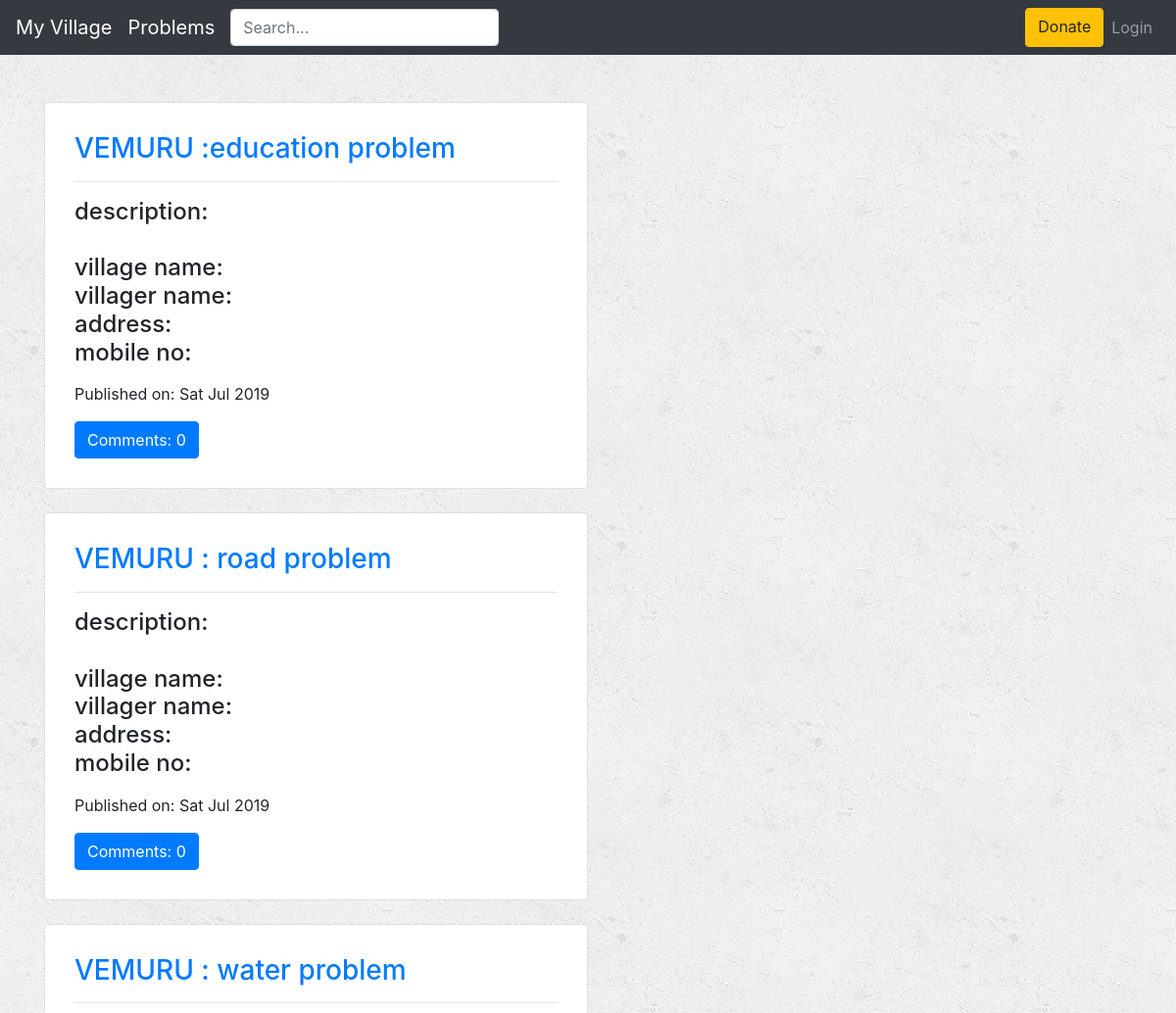
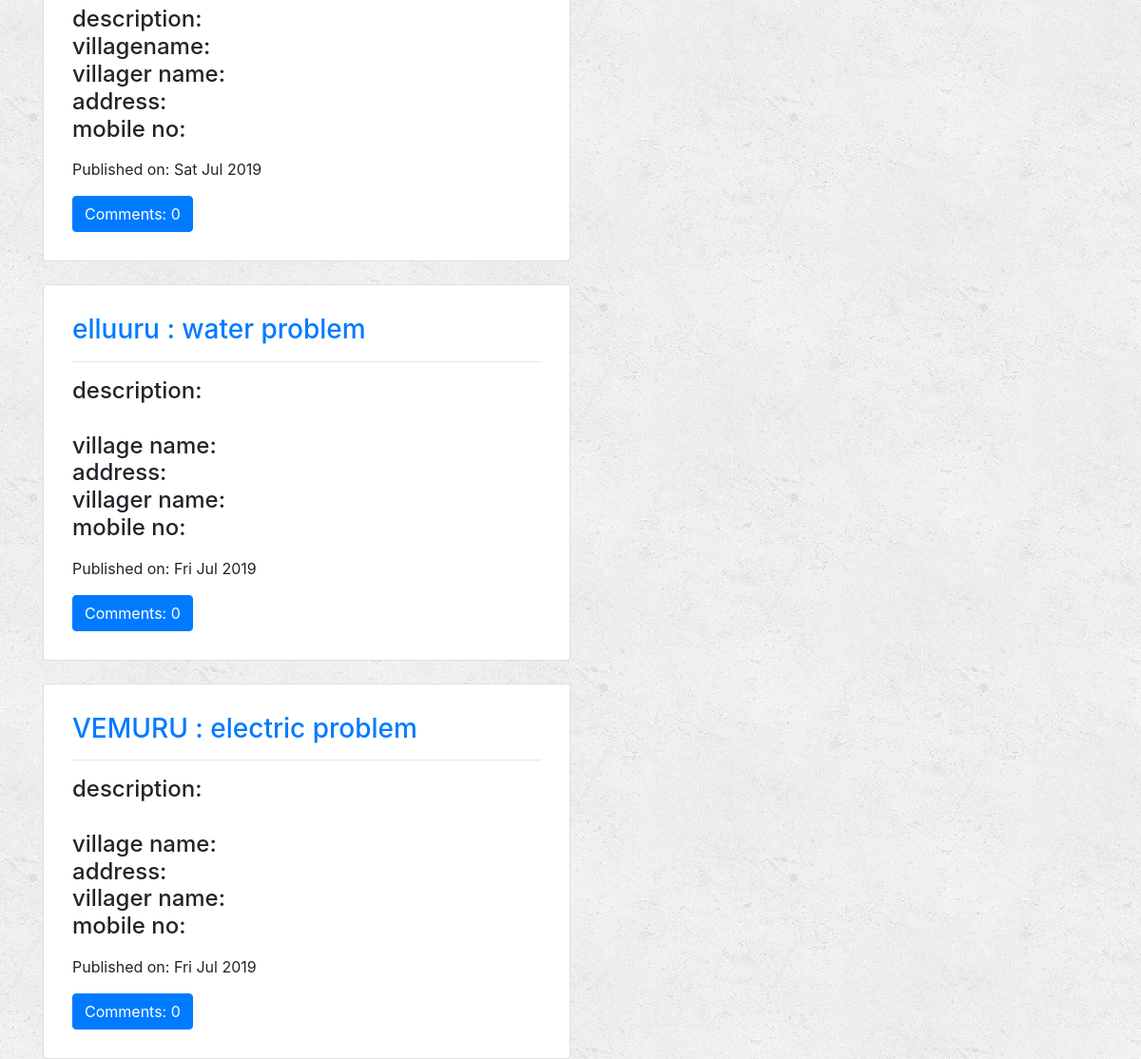
The app's page /social/ with its own data (2 pictures, top to bottom).
### blog/models.py (models this page shows, shortened)
class Post(models.Model):
    author = models.ForeignKey('auth.User')
    title = models.CharField(max_length=200)
    text = models.TextField()
    created_date = models.DateTimeField(default=timezone.now)
    published_date = models.DateTimeField(blank=True, null=True)
    def approve_comments(self):
        return self.comments.filter(approved_comment=True)

### blog/views.py (the view)
class PostListView(ListView):
    model = Post
    def get_queryset(self):
        return Post.objects.filter(published_date__lte=timezone.now()).order_by('-published_date')

### blog/templates/blog/post_list.html
{% extends 'base.html' %}
{% block content %}
<div class="centerstage">
{% for post in post_list %}
	<br>
	<div class="card w-50">
	  <div class="card-block" style="margin:30px ">
	    <h3 class="card-title"><a href="{% url 'post_detail' pk=post.pk %}">{{ post.title }}</a></h3>
	    <hr>
	    <p class="card-text"><h4>{{ post.text|safe|linebreaksbr }}</h4></p>
	    <div class="date">
                <p>Published on: {{ post.published_date|date:"D M Y"}}</p>
            </div>
	    <a href="{% url 'post_detail' pk=post.pk %}" class="btn btn-primary">Comments: {{ post.approve_comments.count }}</a>
	  </div>
	</div>
{% endfor %}
</div>
{% endblock %}

### templates/base.html (shortened to what this page needs)
<html>
{% load staticfiles %}
{% load static %}
  <head>
    <link rel="stylesheet" href="https://maxcdn.bootstrapcdn.com/bootstrap/4.0.0-beta/css/bootstrap.min.css">
    <link rel="stylesheet" href="https://www.amcharts.com/lib/3/plugins/export/export.css" type="text/css" media="all" />
    <link rel="stylesheet" href="https://www.amcharts.com/lib/3/plugins/export/export.css" type="text/css" media="all" />
<link rel="stylesheet" href="https://www.amcharts.com/lib/3/plugins/export/export.css" type="text/css" media="all" />
    <link rel="stylesheet" href="{% static 'css/glyphicons.css'%}">
  </head>
  <body style="background-image: url('{% static "/images/background.png" %}')";>
    <div class="setbgcolor">
    <nav class="navbar navbar-expand-lg navbar-inverse navbar-dark bg-dark">
    <a class="navbar-brand" href="{% url 'home' %}">My Village</a>
    <a class="navbar-brand" href="{% url 'post_list' %}">Problems</a>
            <form class="form-inline my-2 my-lg-0" action="{% url 'search_results' %}" method="get">
           <input  class="form-control mr-sm-2" name="q" type="text" placeholder="Search...">
</form>
    <div class="collapse navbar-collapse" id="navbarNavDropdown">
	<ul class="nav navbar-nav navbar-right">
<a class="btn btn-warning" href="https://paytm.com/" role="button">Donate</a>
        <div>
        <ul class="navbar-nav ml-auto navbar-right">
        {% if user.is_authenticated %}
        <li>
          <a class='nav-link' href="{% url 'post_new' %}" >New Post</a>
        </li>
        <li>
          <a class='nav-link' href="{% url 'post_draft_list' %}">Drafts</a>
        </li>
        <li>
          <a class='nav-link' href="{% url 'logout' %}" >Log out</a>
        </li>
        <li>
         <a class='nav-link'>Welcome: {{ user.username }}</a>
        </li>
         {% else %}
          <li class="navbar-item mr-auto"><a class='nav-link' href="{% url 'login' %}" >Login</a></li>
        {% endif %}
	</ul>
	</div>
      </ul>
    </div>
</nav>
<br>
    <div class="container mycontent">
          {% block content %}
          {% endblock %}
    </div>
</div>
</body>
</html>

### records on screen
Post: title "VEMURU :education problem", text "description: village name: villager name: address: mobile no:", published_date "Sat Jul 2019", approve_comments.count "0"
Post: title "VEMURU : road problem", text "description: village name: villager name: address: mobile no:", published_date "Sat Jul 2019", approve_comments.count "0"
Post: title "VEMURU : water problem", text "description: villagename: villager name: address: mobile no:", published_date "Sat Jul 2019", approve_comments.count "0"
Post: title "elluuru : water problem", text "description: village name: address: villager name: mobile no:", published_date "Fri Jul 2019", approve_comments.count "0"
Post: title "VEMURU : electric problem", text "description: village name: address: villager name: mobile no:", published_date "Fri Jul 2019", approve_comments.count "0"
